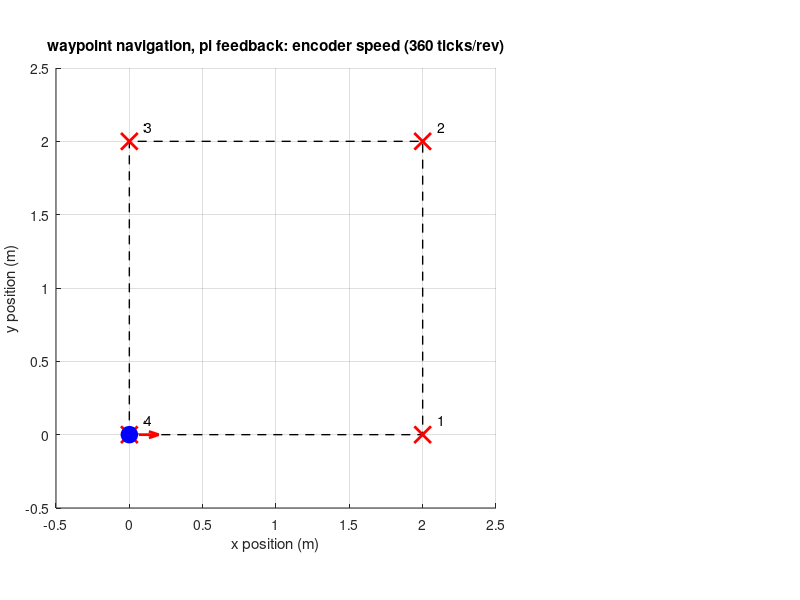

MATLAB code for this plot: (Note: this script raises an error after producing the figure.)
clear;
clc;
close all;

dt = 0.02;
T = 80;
time = 0:dt:T;
L = 0.20;

%% motor settings
tauL = 0.30;
tauR = 0.80;
wheelMax = 0.40;

%% pi controller settings
usePI = true;
useEncoderSpeed = true;
Kp = 3;
Ki = 6;
integralLimit = 0.15;
integralL = 0;
integralR = 0;

%% encoder settings
wheelRadiusAssumed = 0.033;
wheelRadiusLeftActual = 0.033;
wheelRadiusRightActual = 0.033;
ticksPerRev = 360;
distancePerTickAssumed = 2*pi*wheelRadiusAssumed/ticksPerRev;
distancePerTickLeftActual = 2*pi*wheelRadiusLeftActual/ticksPerRev;
distancePerTickRightActual = 2*pi*wheelRadiusRightActual/ticksPerRev;
noiseStd = 0;
rng(1);

%% robot starting position
x = 0;
y = 0;
theta = 0;
xEstimate = 0;
yEstimate = 0;
headingEstimate = 0;

%% waypoints
waypoints = [
    2 0;
    2 2;
    0 2;
    0 0
];

currentTarget = 1;
tolerance = 0.10;

%% navigation controller
Kv = 0.8;
Ktheta = 2.0;
vMax = 0.35;

%% create arrays
speedL = zeros(size(time));
speedR = zeros(size(time));
dutyL = zeros(size(time));
dutyR = zeros(size(time));
trueDistanceLeft = zeros(size(time));
trueDistanceRight = zeros(size(time));
tickCountLeft = zeros(size(time));
tickCountRight = zeros(size(time));
xTrueHistory = zeros(size(time));
yTrueHistory = zeros(size(time));
xHistory = zeros(size(time));
yHistory = zeros(size(time));
positionError = zeros(size(time));
measuredSpeedLeft = zeros(size(time));
measuredSpeedRight = zeros(size(time));
vLcmdHistory = zeros(size(time));
vRcmdHistory = zeros(size(time));

%% create figure
figure('Color','w','Position',[100 100 1150 650]);
axes('Position',[0.07 0.13 0.55 0.78]);
hold on;
grid on;
axis equal;
axis([-0.5 2.5 -0.5 2.5]);
xlabel('x position (m)');
ylabel('y position (m)');
if useEncoderSpeed
    feedbackText = 'encoder speed';
else
    feedbackText = 'true speed';
end
title(sprintf('waypoint navigation, pi feedback: %s (%d ticks/rev)',feedbackText,ticksPerRev));

plot([0;waypoints(:,1)],[0;waypoints(:,2)],'k--','LineWidth',1);
plot(waypoints(:,1),waypoints(:,2),'rx','MarkerSize',12,'LineWidth',2);

for j = 1:size(waypoints,1)
    text(waypoints(j,1)+0.1,waypoints(j,2)+0.1,num2str(j));
end

robot = plot(x,y,'bo','MarkerSize',12,'MarkerFaceColor','b');
heading = quiver(x,y,0.2*cos(theta),0.2*sin(theta),0,'r','LineWidth',2);
trail = animatedline('Color','b','LineWidth',2);
estimateTrail = animatedline('Color',[0.85 0.33 0.10],'LineWidth',1.5,'LineStyle','--');
addpoints(trail,x,y);
addpoints(estimateTrail,xEstimate,yEstimate);
legend([trail estimateTrail],{'true path','encoder estimate'},'Location','northeast');

%% simulation loop
elapsedTime = 0;

for k = 2:length(time)

    dx = waypoints(currentTarget,1)-x;
    dy = waypoints(currentTarget,2)-y;
    distance = sqrt(dx^2+dy^2);

    if distance <= tolerance
        currentTarget = currentTarget+1;

        if currentTarget > size(waypoints,1)
            break;
        end

        dx = waypoints(currentTarget,1)-x;
        dy = waypoints(currentTarget,2)-y;
        distance = sqrt(dx^2+dy^2);
    end

    desiredHeading = atan2(dy,dx);
    headingError = desiredHeading-theta;
    headingError = atan2(sin(headingError),cos(headingError));

    omegaCmd = Ktheta*headingError;
    vCmd = min(vMax,Kv*distance);
    vCmd = vCmd*max(0,cos(headingError));

    vRcmd = vCmd+omegaCmd*L/2;
    vLcmd = vCmd-omegaCmd*L/2;

    maxSpeed = max(abs(vLcmd),abs(vRcmd));

    if maxSpeed > wheelMax
        vLcmd = vLcmd*wheelMax/maxSpeed;
        vRcmd = vRcmd*wheelMax/maxSpeed;
    end

    vLcmdHistory(k) = vLcmd;
    vRcmdHistory(k) = vRcmd;

    if useEncoderSpeed
        errorL = vLcmd-measuredSpeedLeft(k-1);
        errorR = vRcmd-measuredSpeedRight(k-1);
    else
        errorL = vLcmd-speedL(k-1);
        errorR = vRcmd-speedR(k-1);
    end

    if usePI
        integralL = integralL+errorL*dt;
        integralR = integralR+errorR*dt;
        integralL = max(-integralLimit,min(integralLimit,integralL));
        integralR = max(-integralLimit,min(integralLimit,integralR));
        pwmL = Kp*errorL+Ki*integralL;
        pwmR = Kp*errorR+Ki*integralR;
    else
        pwmL = vLcmd/wheelMax;
        pwmR = vRcmd/wheelMax;
    end

    pwmL = max(-1,min(1,pwmL));
    pwmR = max(-1,min(1,pwmR));
    dutyL(k) = pwmL;
    dutyR(k) = pwmR;

    targetL = pwmL*wheelMax;
    targetR = pwmR*wheelMax;

    speedL(k) = speedL(k-1)+(dt/tauL)*(targetL-speedL(k-1));
    speedR(k) = speedR(k-1)+(dt/tauR)*(targetR-speedR(k-1));

    %% true robot motion
    v = (speedR(k)+speedL(k))/2;
    omega = (speedR(k)-speedL(k))/L;

    x = x+v*cos(theta)*dt;
    y = y+v*sin(theta)*dt;
    theta = theta+omega*dt;

    %% wheel encoders
    trueDistanceLeft(k) = trueDistanceLeft(k-1)+speedL(k)*dt;
    trueDistanceRight(k) = trueDistanceRight(k-1)+speedR(k)*dt;

    idealTicksLeft = floor(trueDistanceLeft(k)/distancePerTickLeftActual)-floor(trueDistanceLeft(k-1)/distancePerTickLeftActual);
    idealTicksRight = floor(trueDistanceRight(k)/distancePerTickRightActual)-floor(trueDistanceRight(k-1)/distancePerTickRightActual);

    noisyTicksLeft = idealTicksLeft+round(noiseStd*randn);
    noisyTicksRight = idealTicksRight+round(noiseStd*randn);

    tickCountLeft(k) = tickCountLeft(k-1)+noisyTicksLeft;
    tickCountRight(k) = tickCountRight(k-1)+noisyTicksRight;

    %% odometry estimate
    ticksLeft = tickCountLeft(k)-tickCountLeft(k-1);
    ticksRight = tickCountRight(k)-tickCountRight(k-1);
    distanceLeft = ticksLeft*distancePerTickAssumed;
    distanceRight = ticksRight*distancePerTickAssumed;
    measuredSpeedLeft(k) = distanceLeft/dt;
    measuredSpeedRight(k) = distanceRight/dt;
    distanceCentre = (distanceRight+distanceLeft)/2;
    headingChange = (distanceRight-distanceLeft)/L;

    xEstimate = xEstimate+distanceCentre*cos(headingEstimate);
    yEstimate = yEstimate+distanceCentre*sin(headingEstimate);
    headingEstimate = headingEstimate+headingChange;

    %% record results
    xTrueHistory(k) = x;
    yTrueHistory(k) = y;
    xHistory(k) = xEstimate;
    yHistory(k) = yEstimate;
    positionError(k) = sqrt((xEstimate-x)^2+(yEstimate-y)^2);

    elapsedTime = time(k);

    set(robot,'XData',x,'YData',y);
    set(heading,'XData',x,'YData',y,'UData',0.2*cos(theta),'VData',0.2*sin(theta));
    addpoints(trail,x,y);
    addpoints(estimateTrail,xEstimate,yEstimate);
    drawnow;
end

%% motor speed graph
n = round(elapsedTime/dt)+1;

axes('Position',[0.70 0.64 0.27 0.23]);
plot(time(1:n),speedL(1:n),'b','LineWidth',1.5);
hold on;
plot(time(1:n),speedR(1:n),'r','LineWidth',1.5);
grid on;
xlabel('time (s)');
ylabel('speed (m/s)');
title('motor speeds');
legend('left','right','Location','best');

%% pwm graph
axes('Position',[0.70 0.34 0.27 0.22]);
plot(time(1:n),dutyL(1:n)*100,'b','LineWidth',1.5);
hold on;
plot(time(1:n),dutyR(1:n)*100,'r','LineWidth',1.5);
grid on;
xlabel('time (s)');
ylabel('pwm (%)');
title('motor pwm commands');
ylim([-110 110]);

%% final results
completed = min(currentTarget-1,size(waypoints,1));
finalError = sqrt((waypoints(end,1)-x)^2+(waypoints(end,2)-y)^2);
finalPositionError = positionError(n);
maxPositionError = max(positionError(1:n));
rmsPositionError = sqrt(mean(positionError(1:n).^2));
finalHeadingError = atan2(sin(headingEstimate-theta),cos(headingEstimate-theta));
speedTrackingError = sqrt(mean([(vLcmdHistory(2:n)-speedL(2:n)).^2 (vRcmdHistory(2:n)-speedR(2:n)).^2]));
speedMeasurementError = sqrt(mean([(measuredSpeedLeft(2:n)-speedL(2:n)).^2 (measuredSpeedRight(2:n)-speedR(2:n)).^2]));
pwmChange = sqrt(mean([diff(dutyL(1:n)).^2 diff(dutyR(1:n)).^2]));

if completed == size(waypoints,1)
    statusText = 'course completed';
else
    statusText = 'course incomplete';
end

if usePI
    controllerText = 'pi enabled';
else
    controllerText = 'pi disabled';
end

resultsBox = annotation('textbox',[0.70 0.02 0.27 0.25],'FontSize',10,'BackgroundColor',[0.96 0.96 0.96]);

set(resultsBox,'String',{
    ['status: ' statusText]
    ['controller: ' controllerText ', ' feedbackText]
    sprintf('waypoints reached: %d / %d',completed,size(waypoints,1))
    sprintf('simulation time: %.2f s',elapsedTime)
    sprintf('rms position error: %.1f mm',rmsPositionError*1000)
    sprintf('rms speed tracking error: %.4f m/s',speedTrackingError)
    sprintf('rms speed measurement error: %.4f m/s',speedMeasurementError)
    sprintf('rms pwm change per step: %.2f %%',pwmChange*100)
});

drawnow;

%% measured speed against true speed
figure('Color','w','Position',[150 150 900 700]);

subplot(3,1,1);
plot(time(1:n),measuredSpeedLeft(1:n),'Color',[0.6 0.6 1],'LineWidth',1);
hold on;
plot(time(1:n),speedL(1:n),'b','LineWidth',2);
grid on;
ylabel('left speed (m/s)');
title('left wheel');
legend('measured speed','true speed','Location','best');

subplot(3,1,2);
plot(time(1:n),measuredSpeedRight(1:n),'Color',[1 0.6 0.6],'LineWidth',1);
hold on;
plot(time(1:n),speedR(1:n),'r','LineWidth',2);
grid on;
ylabel('right speed (m/s)');
title('right wheel');
legend('measured speed','true speed','Location','best');

subplot(3,1,3);
plot(time(1:n),positionError(1:n)*1000,'k','LineWidth',1.5);
grid on;
xlabel('time (s)');
ylabel('error (mm)');
title('encoder position error');

sgtitle(sprintf('measured wheel speed from encoder ticks vs true speed (%d ticks/rev)',ticksPerRev));

fprintf('pi feedback: %s, ticks per rev: %d\n',feedbackText,ticksPerRev);
fprintf('simulation time: %.2f s\n',elapsedTime);
fprintf('final position error: %.2f mm\n',finalPositionError*1000);
fprintf('max position error: %.2f mm\n',maxPositionError*1000);
fprintf('rms position error: %.2f mm\n',rmsPositionError*1000);
fprintf('final heading error: %.3f deg\n',finalHeadingError*180/pi);
fprintf('rms speed tracking error: %.4f m/s\n',speedTrackingError);
fprintf('rms speed measurement error: %.4f m/s\n',speedMeasurementError);
fprintf('rms pwm change per step: %.2f %%\n',pwmChange*100);
